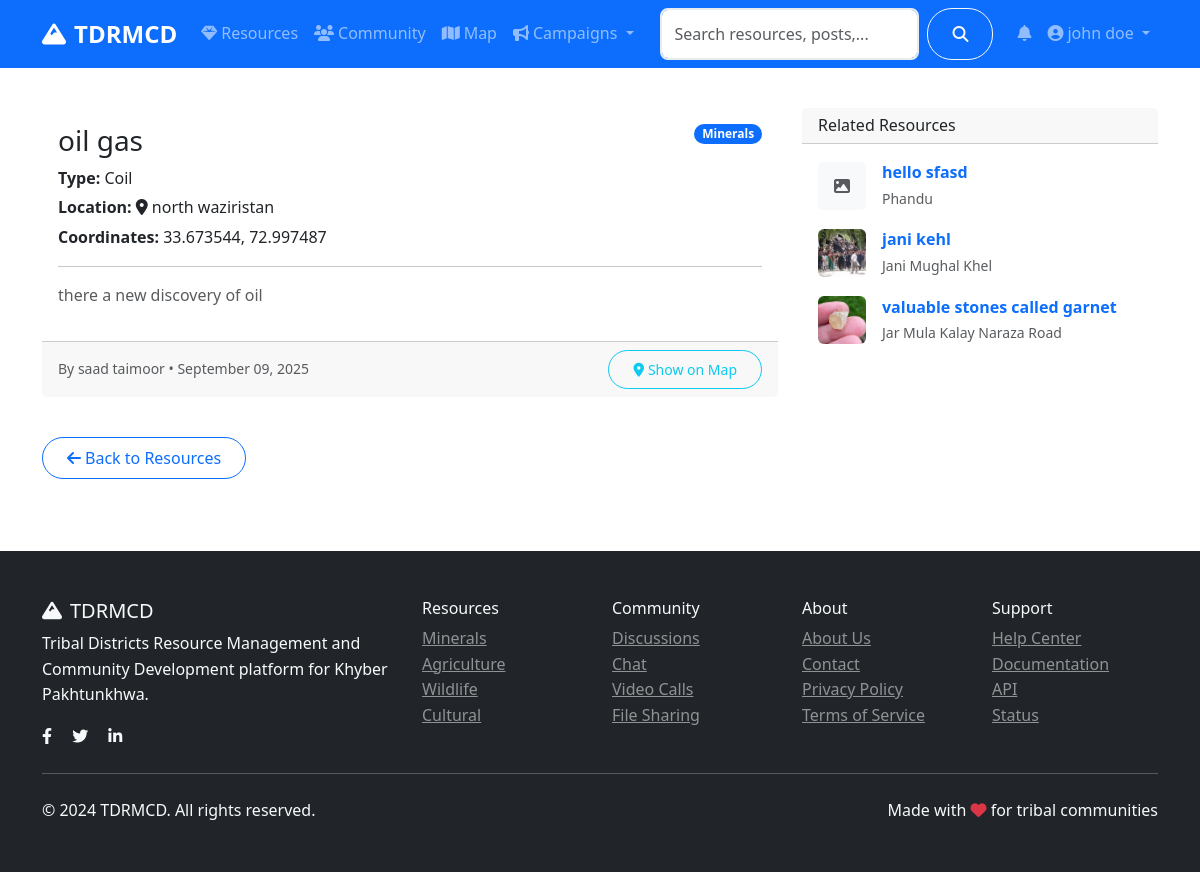
/resources/1 (signed in), run on an earlier commit of the app's database.
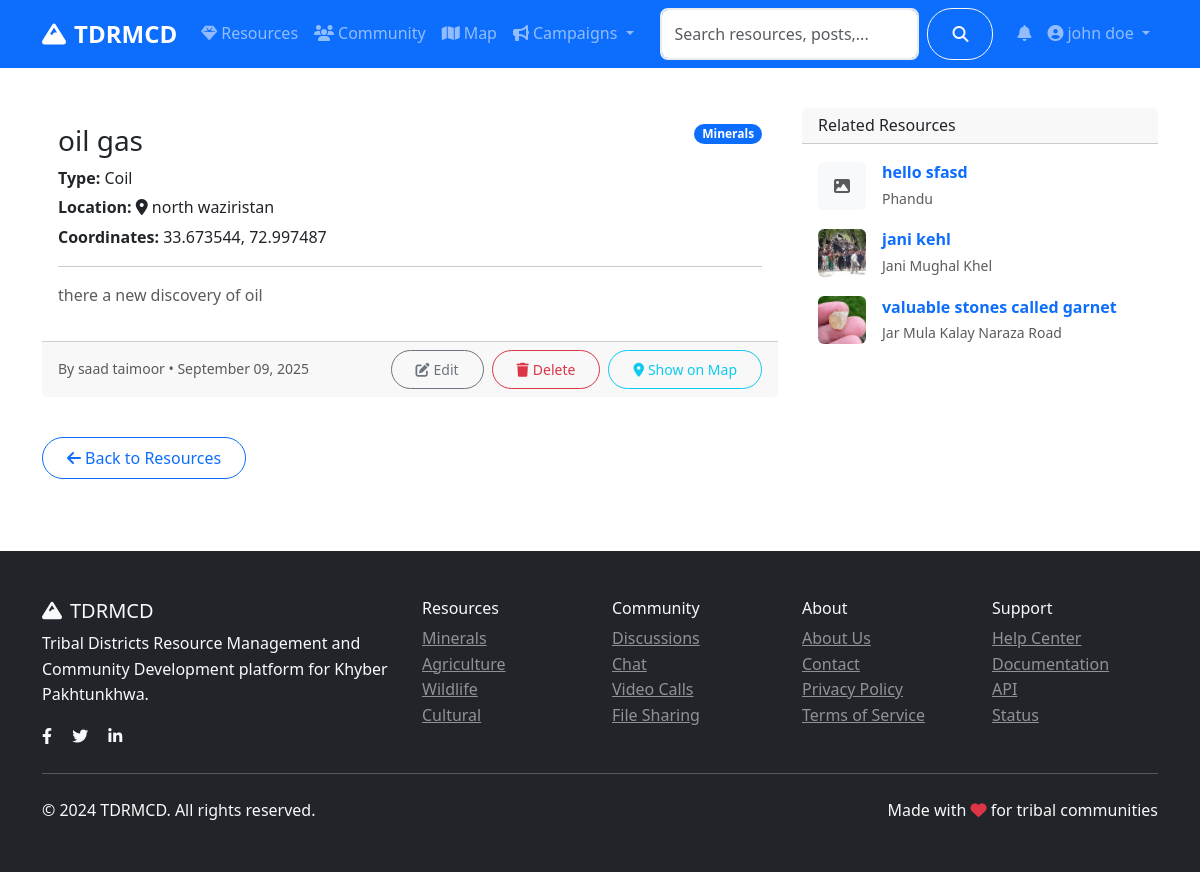
And on a later commit of the database.
### routes/resources.py (the view)
@resources_bp.route('/<int:id>')
def detail(id):
    resource = Resource.query.get_or_404(id)
    related_resources = Resource.query.filter(
        Resource.category == resource.category,
        Resource.id != resource.id,
        Resource.status == 'active'
    ).limit(4).all()
    return render_template('resources/detail.html',
                         resource=resource,
                         related_resources=related_resources)

### app.py (called while the page is built)
@login_manager.user_loader
def load_user(user_id):
    return User.query.get(int(user_id))

### models.py (called while the page is built)
    def get_full_name(self):
        return f"{self.first_name} {self.last_name}"

    def is_admin(self):
        return self.role == 'admin'

### templates/resources/detail.html (shortened to what the changed rows need)
{% extends "base.html" %}
{% block content %}
<div class="container py-4">
    <div class="row">
        <div class="col-lg-8 mb-4">
            <div class="card">
                <div class="card-footer d-flex justify-content-between align-items-center">
                    <div class="d-flex gap-2">
                        {% if current_user.is_authenticated and (current_user.id == resource.author_id or current_user.is_admin()) %}
                        <a class="btn btn-sm btn-outline-secondary" href="{{ url_for('resources.edit', id=resource.id) }}"><i class="fas fa-edit me-1"></i>Edit</a>
                        <form method="POST" action="{{ url_for('resources.delete', id=resource.id) }}" onsubmit="return confirm('Delete this resource?')">
                            <button class="btn btn-sm btn-outline-danger" type="submit"><i class="fas fa-trash me-1"></i>Delete</button>
                        </form>
                        {% endif %}
                        {% if resource.latitude and resource.longitude %}
                        <a class="btn btn-sm btn-outline-info" href="{{ url_for('main.map_view') }}?focus={{ resource.id }}&lat={{ resource.latitude }}&lng={{ resource.longitude }}">
                            <i class="fas fa-map-marker-alt me-1"></i>Show on Map
                        </a>
                        {% endif %}
                    </div>
                </div>
            </div>
        </div>
    </div>
</div>
{% endblock %}

What changed in the data, as far as the page shows it:
changed User "john doe": role "user" → "admin" (drawn)
Also different on the page:
text now shown: "Edit Delete"
